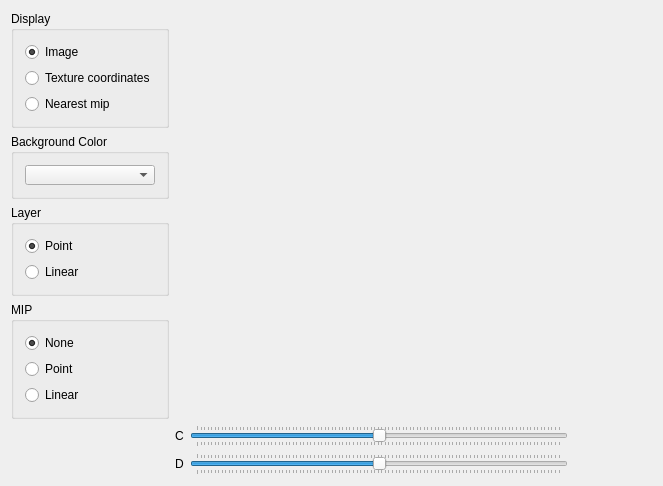
<?xml version="1.0" encoding="UTF-8"?>
<ui version="4.0">
 <class>MainWindow</class>
 <widget class="QMainWindow" name="MainWindow">
  <property name="geometry">
   <rect>
    <x>0</x>
    <y>0</y>
    <width>663</width>
    <height>455</height>
   </rect>
  </property>
  <property name="windowTitle">
   <string>MainWindow</string>
  </property>
  <widget class="QWidget" name="centralWidget">
   <layout class="QGridLayout" name="gridLayout">
    <item row="0" column="0">
     <layout class="QGridLayout" name="gridLayout_9">
      <item row="0" column="0">
       <widget class="QGroupBox" name="groupBox_5">
        <property name="title">
         <string>Display</string>
        </property>
        <layout class="QHBoxLayout" name="horizontalLayout_6">
         <item>
          <layout class="QVBoxLayout" name="verticalLayout_3">
           <item>
            <widget class="QRadioButton" name="imageRadioButton">
             <property name="text">
              <string>Image</string>
             </property>
             <property name="checked">
              <bool>true</bool>
             </property>
            </widget>
           </item>
           <item>
            <widget class="QRadioButton" name="textureRadioButton">
             <property name="text">
              <string>Texture coordinates</string>
             </property>
            </widget>
           </item>
           <item>
            <widget class="QRadioButton" name="nearestMipRadioButton">
             <property name="text">
              <string>Nearest mip</string>
             </property>
            </widget>
           </item>
          </layout>
         </item>
        </layout>
       </widget>
      </item>
      <item row="0" column="1" rowspan="4" colspan="6">
       <widget class="MorphWidget" name="widget" native="true">
        <property name="minimumSize">
         <size>
          <width>0</width>
          <height>0</height>
         </size>
        </property>
       </widget>
      </item>
      <item row="1" column="0">
       <widget class="QGroupBox" name="groupBox_3">
        <property name="maximumSize">
         <size>
          <width>16777215</width>
          <height>81</height>
         </size>
        </property>
        <property name="title">
         <string>Background Color</string>
        </property>
        <layout class="QHBoxLayout" name="horizontalLayout">
         <item>
          <layout class="QVBoxLayout" name="verticalLayout">
           <item>
            <widget class="QComboBox" name="colorComboBox">
             <property name="maximumSize">
              <size>
               <width>16777215</width>
               <height>20</height>
              </size>
             </property>
            </widget>
           </item>
          </layout>
         </item>
        </layout>
       </widget>
      </item>
      <item row="4" column="1" colspan="5">
       <layout class="QGridLayout" name="gridLayout_5">
        <item row="0" column="0">
         <widget class="QLabel" name="label">
          <property name="text">
           <string>C</string>
          </property>
         </widget>
        </item>
        <item row="0" column="1">
         <widget class="QSlider" name="pointC_slider">
          <property name="minimumSize">
           <size>
            <width>188</width>
            <height>22</height>
           </size>
          </property>
          <property name="minimum">
           <number>-512</number>
          </property>
          <property name="maximum">
           <number>512</number>
          </property>
          <property name="orientation">
           <enum>Qt::Horizontal</enum>
          </property>
          <property name="tickPosition">
           <enum>QSlider::TicksBothSides</enum>
          </property>
         </widget>
        </item>
        <item row="1" column="0">
         <widget class="QLabel" name="label_2">
          <property name="text">
           <string>D</string>
          </property>
         </widget>
        </item>
        <item row="1" column="1">
         <widget class="QSlider" name="pointF_slider">
          <property name="minimumSize">
           <size>
            <width>188</width>
            <height>22</height>
           </size>
          </property>
          <property name="minimum">
           <number>-512</number>
          </property>
          <property name="maximum">
           <number>512</number>
          </property>
          <property name="orientation">
           <enum>Qt::Horizontal</enum>
          </property>
          <property name="tickPosition">
           <enum>QSlider::TicksBothSides</enum>
          </property>
         </widget>
        </item>
       </layout>
      </item>
      <item row="2" column="0">
       <widget class="QGroupBox" name="groupBox">
        <property name="minimumSize">
         <size>
          <width>141</width>
          <height>0</height>
         </size>
        </property>
        <property name="maximumSize">
         <size>
          <width>16777215</width>
          <height>111</height>
         </size>
        </property>
        <property name="title">
         <string>Layer</string>
        </property>
        <layout class="QGridLayout" name="gridLayout_4">
         <property name="sizeConstraint">
          <enum>QLayout::SetNoConstraint</enum>
         </property>
         <item row="0" column="0">
          <layout class="QVBoxLayout" name="verticalLayout_2">
           <item>
            <widget class="QRadioButton" name="layerNearesRadioButton">
             <property name="text">
              <string>Point</string>
             </property>
             <property name="checked">
              <bool>true</bool>
             </property>
            </widget>
           </item>
           <item>
            <widget class="QRadioButton" name="layerLinearRadioButton">
             <property name="text">
              <string>Linear</string>
             </property>
            </widget>
           </item>
          </layout>
         </item>
        </layout>
       </widget>
      </item>
      <item row="3" column="0">
       <widget class="QGroupBox" name="groupBox_2">
        <property name="minimumSize">
         <size>
          <width>0</width>
          <height>0</height>
         </size>
        </property>
        <property name="title">
         <string>MIP</string>
        </property>
        <layout class="QHBoxLayout" name="horizontalLayout_4">
         <item>
          <layout class="QVBoxLayout" name="verticalLayout_4">
           <item>
            <widget class="QRadioButton" name="mipNoneRadioButton">
             <property name="text">
              <string>None</string>
             </property>
             <property name="checked">
              <bool>true</bool>
             </property>
            </widget>
           </item>
           <item>
            <widget class="QRadioButton" name="mipNearestRadioButton">
             <property name="text">
              <string>Point</string>
             </property>
            </widget>
           </item>
           <item>
            <widget class="QRadioButton" name="mipLinearRadioButton">
             <property name="text">
              <string>Linear</string>
             </property>
            </widget>
           </item>
          </layout>
         </item>
        </layout>
       </widget>
      </item>
     </layout>
    </item>
   </layout>
  </widget>
 </widget>
 <layoutdefault spacing="6" margin="11"/>
 <customwidgets>
  <customwidget>
   <class>MorphWidget</class>
   <extends>QWidget</extends>
   <header location="global">morphwidget.h</header>
   <container>1</container>
  </customwidget>
 </customwidgets>
 <resources/>
 <connections/>
</ui>
